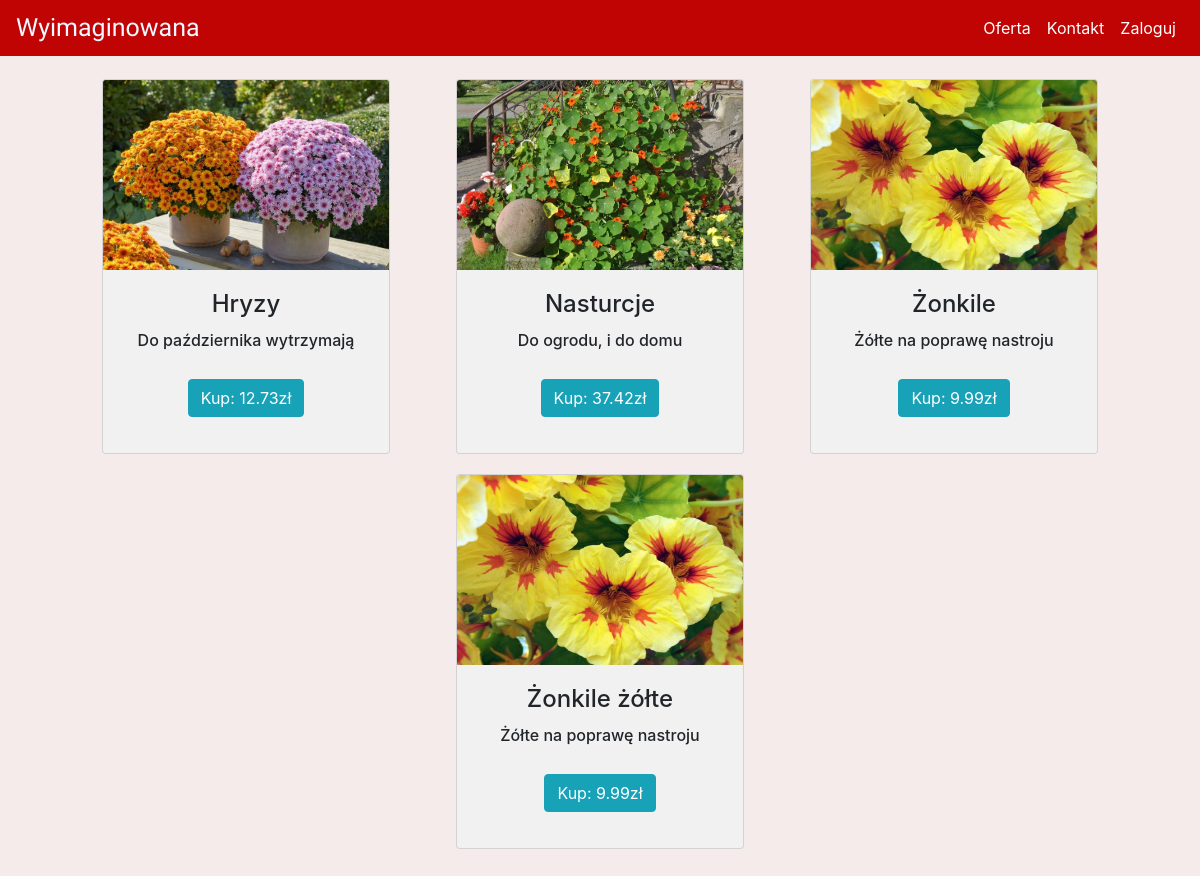
The app's page /oferta/Kwiaty/5 with its own data.
### kwiaciarnia/models.py (models this page shows)
class Products(db.Model):
    id = db.Column(db.Integer(), primary_key=True)
    category = db.Column(db.Integer(), db.ForeignKey('product_category.id'))
    name = db.Column(db.String(), unique=True)
    description = db.Column(db.String())
    price = db.Column(db.Integer())

### kwiaciarnia/routes.py (the view, shortened to what this page needs)
@app.route('/oferta/<cat_name>/<id>', methods=["GET", "POST"])
def products(cat_name, id):
    products = Products.query.filter_by(category=id).all()
    products_category = Product_category.query.filter_by(name=cat_name).first()
    form = BuyForm()
    return render_template('products.html', products=products, products_category=products_category, form=form)

### kwiaciarnia/templates/products.html (shortened to what this page needs)
{% extends 'base.html' %}
{% block content %}
<div class="scrollmenu scrolly">
  {% for product in products %}
    <div class="card max-height padding-btm" style="width: 18rem;">
      {% if product.category == products_category.id %}
        <img class="card-img-top card-colour img-size" src="/static/uploads/products/{{product.id}}.png" alt="{{product.name}}" onerror="this.onerror=null;this.src='/static/uploads/logo/filler.png';">
      {% endif %}
      <div class="card-body padding-btm">
        <h4 class="card-title">{{product.name}}</h4>
        <h6 class="card-text">{{product.description|truncate(50)}}</h6>
        <button type="button" class="btn btn-info" data-toggle="modal" data-target="#Modal-MoreInfo-{{ product.id }}">
          Kup: {{product.price}}zł
        </button>
      </div>
    </div>
  {% endfor %}
</div>
{% endblock %}

### kwiaciarnia/static/styles/main.css (style rules this page uses)
body { background-color: #f5ebeb; }
.scrolly { display: flex; flex-wrap: wrap; padding: 5px; }
.scrolly > div { background-color: #f1f1f1; width: 100px; margin: 10px; text-align: center; line-height: 75px; font-size: 30px; margin-left: auto; margin-right: auto; }
.img-size { width: 286px; height: 190px; }

### records on screen
Products: shows a picture, name "Hryzy", description "Do października wytrzymają", price "12.73"
Products: shows a picture, name "Nasturcje", description "Do ogrodu, i do domu", price "37.42"
Products: name "Żonkile", description "Żółte na poprawę nastroju", price "9.99"
Products: name "Żonkile żółte", description "Żółte na poprawę nastroju", price "9.99"
